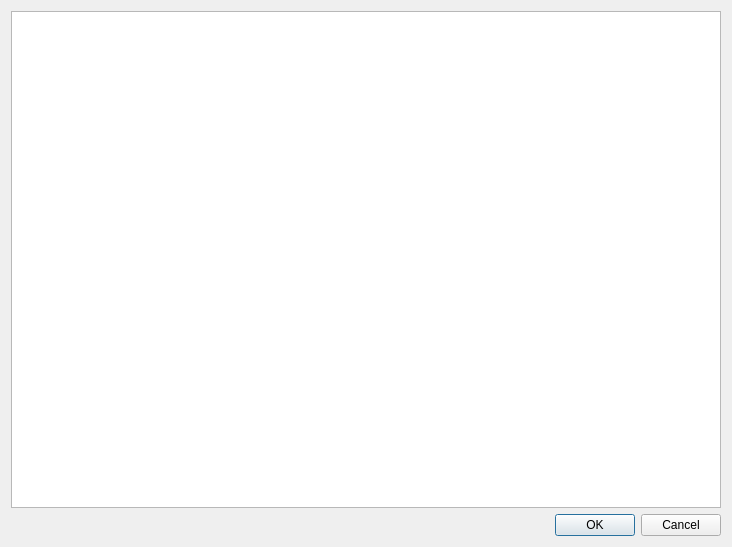
<?xml version="1.0" encoding="UTF-8"?>
<ui version="4.0">
 <class>Wall</class>
 <widget class="QDialog" name="Wall">
  <property name="geometry">
   <rect>
    <x>0</x>
    <y>0</y>
    <width>732</width>
    <height>547</height>
   </rect>
  </property>
  <property name="windowTitle">
   <string>Dialog</string>
  </property>
  <layout class="QVBoxLayout" name="verticalLayout">
   <item>
    <widget class="QGraphicsView" name="graphicsView"/>
   </item>
   <item>
    <widget class="QDialogButtonBox" name="buttonBox">
     <property name="orientation">
      <enum>Qt::Horizontal</enum>
     </property>
     <property name="standardButtons">
      <set>QDialogButtonBox::Cancel|QDialogButtonBox::Ok</set>
     </property>
    </widget>
   </item>
  </layout>
 </widget>
 <resources/>
 <connections>
  <connection>
   <sender>buttonBox</sender>
   <signal>accepted()</signal>
   <receiver>Wall</receiver>
   <slot>accept()</slot>
   <hints>
    <hint type="sourcelabel">
     <x>248</x>
     <y>254</y>
    </hint>
    <hint type="destinationlabel">
     <x>157</x>
     <y>274</y>
    </hint>
   </hints>
  </connection>
  <connection>
   <sender>buttonBox</sender>
   <signal>rejected()</signal>
   <receiver>Wall</receiver>
   <slot>reject()</slot>
   <hints>
    <hint type="sourcelabel">
     <x>316</x>
     <y>260</y>
    </hint>
    <hint type="destinationlabel">
     <x>286</x>
     <y>274</y>
    </hint>
   </hints>
  </connection>
 </connections>
</ui>
